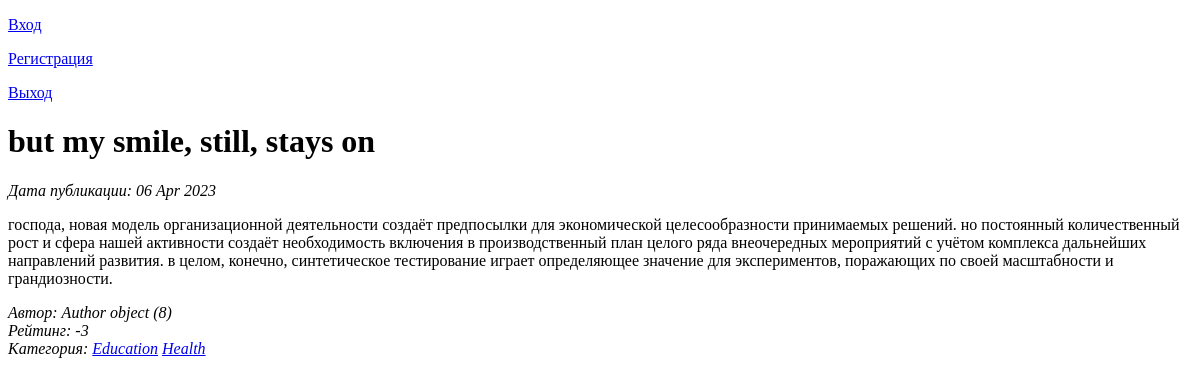
/news/6, run on an earlier commit of the app's database.
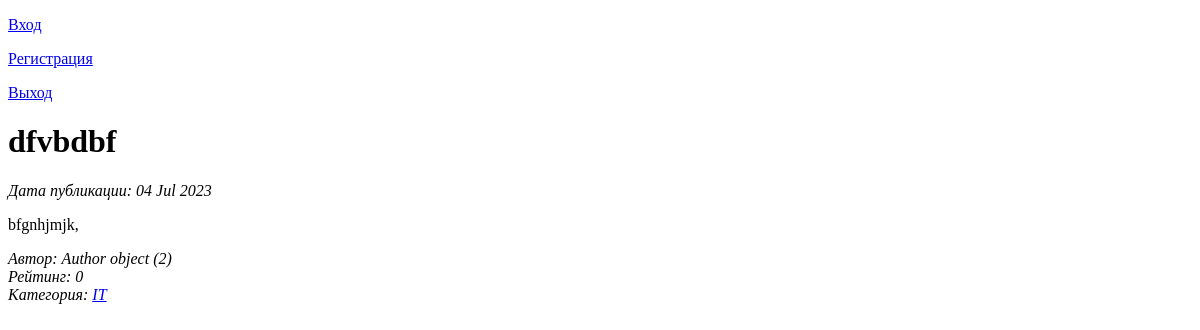
And on a later commit of the database.
### article/models.py (models this page shows, shortened)
class Post(models.Model):
    author = models.ForeignKey(Author, on_delete=models.CASCADE, related_name='posts')
    ARTICLE = 'AR'
    NEWS = 'NW'
    POST_TYPE = (
        (ARTICLE, 'Статья'),
        (NEWS, 'Новость')
    )
    postType = models.CharField(max_length=2, choices=POST_TYPE, default=ARTICLE)
    time = models.DateTimeField(auto_now_add=True)
    postCategory = models.ManyToManyField(Category, through='PostCategory')
    title = models.CharField(max_length=255)
    text = models.TextField()
    rating = models.IntegerField(default=0)

class Author(models.Model):
    user = models.OneToOneField(User, on_delete=models.CASCADE)
    ratingAuthor = models.IntegerField(default=0)

class Category(models.Model):
    categoryName = models.CharField(max_length=64, unique=True)
    subscribers = models.ManyToManyField(User, blank=True)
    def __str__(self):
        return f'{self.categoryName}'

### article/views.py (the view)
# urls.py: path('<int:pk>', NewsPage.as_view(), name= 'news_detail'),
class NewsPage(DetailView):
    model = Post
    template_name = 'news_page.html'
    context_object_name = 'news_page'

### article/templatetags/custom_filters.py (called while the page is built)
@register.filter(name='Censor')
def Censor(value):
    text = value.lower().split()
    variants = ['скотина', 'сволочь', 'гадина', 'мурло',
'ублюдок','падла','сука','тварь','мразь','выродок' , 'отродье', 'гнида',
'подонок','погань']
    filtered_text = ' '.join([word for word in text if word not in variants])
    return filtered_text

### templates/news_page.html (shortened to what this page needs)
{% extends 'flatpages/default.html' %}
{% load custom_filters %}
{% block content %}
<h1>{{ news_page.title|Censor }}</h1>
<i>Дата публикации: {{news_page.time|date:'d M Y' }}</i>
<p>{{news_page.text|Censor}}</p>
<p><i>Автор: {{news_page.author}}<br>
Рейтинг: {{news_page.rating}} <br>
Категория: {% for ps in news_page.postCategory.all %}
<a href="{% url 'news_category' ps.id %}">{{ ps }}</a>
{% endfor %}</i></p>
{% endblock content %}

What changed in the data, as far as the page shows it:
no longer on this page (row edited): Category: categoryName "Education"
no longer on this page (row edited): Category: categoryName "Health"
changed Post: title|Censor "but my smile, still, stays on" → "dfvbdbf"; time "06 Apr 2023" → "04 Jul 2023"; text|Censor "господа, новая модель организационной деятельности создаёт предпосылки для экономической целесообразности принимаемых решений. но постоянный количественный рост и сфера нашей активности создаёт необходимость включения в производственный план целого ряда внеочередных мероприятий с учётом комплекса дальнейших направлений развития. в целом, конечно, синтетическое тестирование играет определяющее значение для экспериментов, поражающих по своей масштабности и грандиозности." → "bfgnhjmjk,"; author "Author object (8)" → "Author object (2)"; rating "-3" → "0"
now on this page (row unchanged): Category: categoryName "IT"
